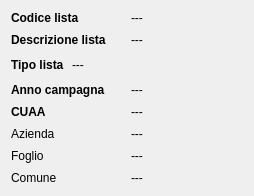
             <widget class="QFrame" name="verticalFrame">
              <property name="sizePolicy">
               <sizepolicy hsizetype="Preferred" vsizetype="Preferred">
                <horstretch>0</horstretch>
                <verstretch>0</verstretch>
               </sizepolicy>
              </property>
              <property name="styleSheet">
               <string notr="true">min-width: 7em;</string>
              </property>
              <layout class="QVBoxLayout" name="verticalLayout_9">
               <property name="spacing">
                <number>8</number>
               </property>
               <item>
                <layout class="QHBoxLayout" name="horizontalLayout_5">
                 <property name="topMargin">
                  <number>0</number>
                 </property>
                 <item>
                  <widget class="QLabel" name="lblListaIdRp">
                   <property name="sizePolicy">
                    <sizepolicy hsizetype="Preferred" vsizetype="Preferred">
                     <horstretch>0</horstretch>
                     <verstretch>0</verstretch>
                    </sizepolicy>
                   </property>
                   <property name="minimumSize">
                    <size>
                     <width>112</width>
                     <height>0</height>
                    </size>
                   </property>
                   <property name="font">
                    <font>
                     <weight>75</weight>
                     <bold>true</bold>
                    </font>
                   </property>
                   <property name="text">
                    <string>Codice lista</string>
                   </property>
                   <property name="class" stdset="0">
                    <string>boldText</string>
                   </property>
                  </widget>
                 </item>
                 <item>
                  <widget class="QLabel" name="lblListaIdValueRp">
                   <property name="sizePolicy">
                    <sizepolicy hsizetype="Expanding" vsizetype="Preferred">
                     <horstretch>0</horstretch>
                     <verstretch>0</verstretch>
                    </sizepolicy>
                   </property>
                   <property name="minimumSize">
                    <size>
                     <width>112</width>
                     <height>0</height>
                    </size>
                   </property>
                   <property name="text">
                    <string>---</string>
                   </property>
                   <property name="wordWrap">
                    <bool>true</bool>
                   </property>
                  </widget>
                 </item>
                </layout>
               </item>
               <item>
                <layout class="QHBoxLayout" name="horizontalLayout_20">
                 <property name="topMargin">
                  <number>0</number>
                 </property>
                 <item>
                  <widget class="QLabel" name="lblListaDescRp">
                   <property name="sizePolicy">
                    <sizepolicy hsizetype="Preferred" vsizetype="Preferred">
                     <horstretch>0</horstretch>
                     <verstretch>0</verstretch>
                    </sizepolicy>
                   </property>
                   <property name="minimumSize">
                    <size>
                     <width>112</width>
                     <height>0</height>
                    </size>
                   </property>
                   <property name="font">
                    <font>
                     <weight>75</weight>
                     <bold>true</bold>
                    </font>
                   </property>
                   <property name="text">
                    <string>Descrizione lista</string>
                   </property>
                   <property name="class" stdset="0">
                    <string>boldText</string>
                   </property>
                  </widget>
                 </item>
                 <item>
                  <widget class="QLabel" name="lblListaDescValueRp">
                   <property name="sizePolicy">
                    <sizepolicy hsizetype="Expanding" vsizetype="Preferred">
                     <horstretch>0</horstretch>
                     <verstretch>0</verstretch>
                    </sizepolicy>
                   </property>
                   <property name="text">
                    <string>---</string>
                   </property>
                   <property name="wordWrap">
                    <bool>true</bool>
                   </property>
                  </widget>
                 </item>
                </layout>
               </item>
               <item>
                <layout class="QHBoxLayout" name="horizontalLayout_13">
                 <property name="bottomMargin">
                  <number>0</number>
                 </property>
                 <item>
                  <widget class="QLabel" name="lblListaTipoRp">
                   <property name="font">
                    <font>
                     <weight>75</weight>
                     <bold>true</bold>
                    </font>
                   </property>
                   <property name="text">
                    <string>Tipo lista</string>
                   </property>
                   <property name="class" stdset="0">
                    <string>boldText</string>
                   </property>
                  </widget>
                 </item>
                 <item>
                  <widget class="QLabel" name="lblListaTipoValueRp">
                   <property name="sizePolicy">
                    <sizepolicy hsizetype="Preferred" vsizetype="Preferred">
                     <horstretch>0</horstretch>
                     <verstretch>0</verstretch>
                    </sizepolicy>
                   </property>
                   <property name="styleSheet">
                    <string notr="true"/>
                   </property>
                   <property name="text">
                    <string>---</string>
                   </property>
                  </widget>
                 </item>
                 <item>
                  <spacer name="horizontalSpacer_5">
                   <property name="orientation">
                    <enum>Qt::Horizontal</enum>
                   </property>
                   <property name="sizeHint" stdset="0">
                    <size>
                     <width>40</width>
                     <height>20</height>
                    </size>
                   </property>
                  </spacer>
                 </item>
                </layout>
               </item>
               <item>
                <layout class="QHBoxLayout" name="horizontalLayout_21">
                 <property name="topMargin">
                  <number>0</number>
                 </property>
                 <item>
                  <widget class="QLabel" name="lblAnnoRp">
                   <property name="sizePolicy">
                    <sizepolicy hsizetype="Preferred" vsizetype="Preferred">
                     <horstretch>0</horstretch>
                     <verstretch>0</verstretch>
                    </sizepolicy>
                   </property>
                   <property name="minimumSize">
                    <size>
                     <width>112</width>
                     <height>0</height>
                    </size>
                   </property>
                   <property name="font">
                    <font>
                     <weight>75</weight>
                     <bold>true</bold>
                    </font>
                   </property>
                   <property name="text">
                    <string>Anno campagna</string>
                   </property>
                   <property name="class" stdset="0">
                    <string>boldText</string>
                   </property>
                  </widget>
                 </item>
                 <item>
                  <widget class="QLabel" name="lblAnnoValueRp">
                   <property name="sizePolicy">
                    <sizepolicy hsizetype="Expanding" vsizetype="Preferred">
                     <horstretch>0</horstretch>
                     <verstretch>0</verstretch>
                    </sizepolicy>
                   </property>
                   <property name="text">
                    <string>---</string>
                   </property>
                   <property name="wordWrap">
                    <bool>true</bool>
                   </property>
                  </widget>
                 </item>
                </layout>
               </item>
               <item>
                <layout class="QHBoxLayout" name="horizontalLayout_23">
                 <property name="topMargin">
                  <number>0</number>
                 </property>
                 <item>
                  <widget class="QLabel" name="lblCuaaIdRp">
                   <property name="sizePolicy">
                    <sizepolicy hsizetype="Preferred" vsizetype="Preferred">
                     <horstretch>0</horstretch>
                     <verstretch>0</verstretch>
                    </sizepolicy>
                   </property>
                   <property name="minimumSize">
                    <size>
                     <width>112</width>
                     <height>0</height>
                    </size>
                   </property>
                   <property name="font">
                    <font>
                     <weight>75</weight>
                     <bold>true</bold>
                    </font>
                   </property>
                   <property name="text">
                    <string>CUAA</string>
                   </property>
                   <property name="class" stdset="0">
                    <string>boldText</string>
                   </property>
                  </widget>
                 </item>
                 <item>
                  <widget class="QLabel" name="lblCuaaIdValueRp">
                   <property name="sizePolicy">
                    <sizepolicy hsizetype="Expanding" vsizetype="Preferred">
                     <horstretch>0</horstretch>
                     <verstretch>0</verstretch>
                    </sizepolicy>
                   </property>
                   <property name="text">
                    <string>---</string>
                   </property>
                   <property name="wordWrap">
                    <bool>true</bool>
                   </property>
                  </widget>
                 </item>
                </layout>
               </item>
               <item>
                <layout class="QHBoxLayout" name="horizontalLayout_24">
                 <property name="topMargin">
                  <number>0</number>
                 </property>
                 <item>
                  <widget class="QLabel" name="lblCuaaDescRp">
                   <property name="sizePolicy">
                    <sizepolicy hsizetype="Preferred" vsizetype="Preferred">
                     <horstretch>0</horstretch>
                     <verstretch>0</verstretch>
                    </sizepolicy>
                   </property>
                   <property name="minimumSize">
                    <size>
                     <width>112</width>
                     <height>0</height>
                    </size>
                   </property>
                   <property name="text">
                    <string>Azienda</string>
                   </property>
                   <property name="class" stdset="0">
                    <string>boldText</string>
                   </property>
                  </widget>
                 </item>
                 <item>
                  <widget class="QLabel" name="lblCuaaDescValueRp">
                   <property name="sizePolicy">
                    <sizepolicy hsizetype="Expanding" vsizetype="Preferred">
                     <horstretch>0</horstretch>
                     <verstretch>0</verstretch>
                    </sizepolicy>
                   </property>
                   <property name="text">
                    <string>---</string>
                   </property>
                   <property name="wordWrap">
                    <bool>true</bool>
                   </property>
                  </widget>
                 </item>
                </layout>
               </item>
               <item>
                <layout class="QHBoxLayout" name="horizontalLayout_25">
                 <property name="topMargin">
                  <number>0</number>
                 </property>
                 <item>
                  <widget class="QLabel" name="lblFoglioRp">
                   <property name="sizePolicy">
                    <sizepolicy hsizetype="Preferred" vsizetype="Preferred">
                     <horstretch>0</horstretch>
                     <verstretch>0</verstretch>
                    </sizepolicy>
                   </property>
                   <property name="minimumSize">
                    <size>
                     <width>112</width>
                     <height>0</height>
                    </size>
                   </property>
                   <property name="text">
                    <string>Foglio</string>
                   </property>
                   <property name="class" stdset="0">
                    <string>boldText</string>
                   </property>
                  </widget>
                 </item>
                 <item>
                  <widget class="QLabel" name="lblFoglioValueRp">
                   <property name="sizePolicy">
                    <sizepolicy hsizetype="Expanding" vsizetype="Preferred">
                     <horstretch>0</horstretch>
                     <verstretch>0</verstretch>
                    </sizepolicy>
                   </property>
                   <property name="text">
                    <string>---</string>
                   </property>
                   <property name="wordWrap">
                    <bool>true</bool>
                   </property>
                   <property name="class" stdset="0">
                    <string>boldText</string>
                   </property>
                  </widget>
                 </item>
                </layout>
               </item>
               <item>
                <layout class="QHBoxLayout" name="horizontalLayout_26">
                 <property name="topMargin">
                  <number>0</number>
                 </property>
                 <item>
                  <widget class="QLabel" name="lblComDescRp">
                   <property name="minimumSize">
                    <size>
                     <width>112</width>
                     <height>0</height>
                    </size>
                   </property>
                   <property name="text">
                    <string>Comune</string>
                   </property>
                   <property name="class" stdset="0">
                    <string>boldText</string>
                   </property>
                  </widget>
                 </item>
                 <item>
                  <widget class="QLabel" name="lblComValueRp">
                   <property name="sizePolicy">
                    <sizepolicy hsizetype="Expanding" vsizetype="Preferred">
                     <horstretch>0</horstretch>
                     <verstretch>0</verstretch>
                    </sizepolicy>
                   </property>
                   <property name="text">
                    <string>---</string>
                   </property>
                   <property name="wordWrap">
                    <bool>true</bool>
                   </property>
                  </widget>
                 </item>
                </layout>
               </item>
              </layout>
             </widget>
